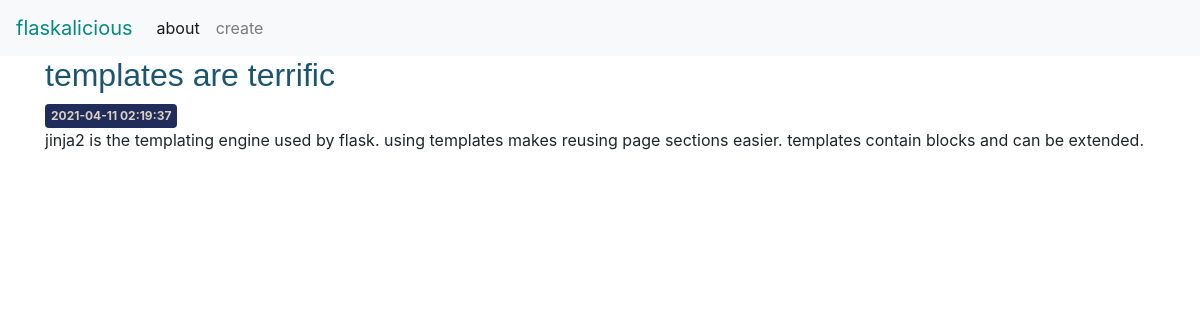
Page /3 on the committed database.
### tables this page shows
CREATE TABLE posts (
    id INTEGER PRIMARY KEY AUTOINCREMENT,
    created TIMESTAMP NOT NULL DEFAULT CURRENT_TIMESTAMP,
    title TEXT NOT NULL,
    content TEXT NOT NULL
);

### app.py (the view)
@app.route('/<int:post_id>')
def post(post_id):
    post = get_post(post_id)
    return render_template('post.html', post=post)

### app.py (called while the page is built)
def get_db_connection():
    conn = sqlite3.connect('database.db')
    conn.row_factory = sqlite3.Row
    return conn

def get_post(post_id):
    conn = get_db_connection()
    post = conn.execute('SELECT * FROM posts WHERE id = ?', (post_id,)).fetchone()
    conn.close()
    if post is None:
        abort(404)
    return post

### templates/post.html
{% extends 'base.html' %}
{% block content %}
    <h2>{% block title %} {{ post['title'] }} {% endblock %}</h2>
    <span class="badge badge-primary">{{ post['created'] }}</span>
    <p>{{ post['content'] }}</p>
{% endblock %}

### static/css/style.css (style rules this page uses)
h2 { font-family: Helvetica, sans-serif; font-weight: 500; color: #1d5470; }
.badge { display: inline-block; padding: .5em .5em; font-size: 75%; font-weight: 700; line-height: 1; text-align: center; white-space: nowrap; vertical-align: baseline; border-radius: .25rem; transition: color .15s ease-in-out,background-color .15s ease-in-out,border-color .15s ease-in-out,box-shadow .15s ease-in-out; }
.badge-primary { color: #dbd0c4; background-color: #202C59; }

### rows in the picture
posts: title "templates are terrific", created "2021-04-11 02:19:37", content "jinja2 is the templating engine used by flask. using templates makes reusing page sections easier. templates contain blocks and can be extended."
